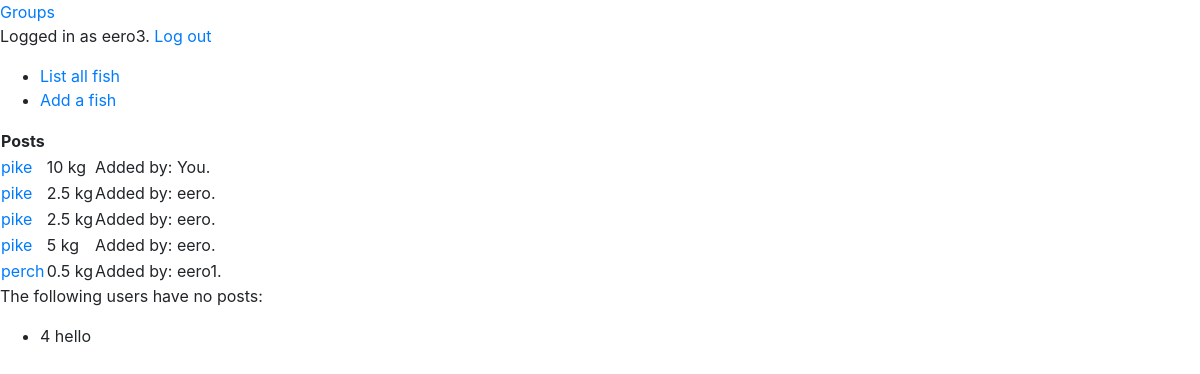
The page /fish (signed in) on the database its author committed.
### application/auth/models.py (models this page shows, shortened)
class User(Base):
    __tablename__ = "account"
    username = db.Column(db.String(144), unique=True, nullable=False)
    password = db.Column(db.String(144), nullable=False)
    groups = db.relationship('Group', secondary=groups, backref=db.backref('accounts', lazy=True))
    fish = db.relationship("Fish",backref='account',lazy=True)
    @staticmethod
    def find_users_with_no_posts():
        stmt = text("SELECT Account.id, Account.username FROM Account"
                     " LEFT JOIN Fish ON Fish.account_id = Account.id"
                     " WHERE (Fish.species IS null)")
        res = db.engine.execute(stmt)
        response = []
        for row in res:
            response.append({"id":row[0], "name":row[1]})
        return response

### application/fish/models.py (models this page shows, shortened)
class Fish(Base):
    species = db.Column(db.String(144), nullable=False)
    weight = db.Column(db.Numeric(precision=4, asdecimal=False, decimal_return_scale=None))
    image_file = db.Column(db.String(20))
    account_id = db.Column(db.Integer, db.ForeignKey('account.id'),
                            nullable=False)

### application/fish/views.py (the view)
@app.route("/fish", methods=["GET"])
def fish_index():
    f = Fish.query.all()
    no_posts = User.find_users_with_no_posts()
    return render_template("fish/list.html", fish=f, users=User.query.all(),no_posts=no_posts)

### application/__init__.py (called while the page is built)
@login_manager.user_loader
def load_user(user_id):
    return User.query.get(user_id)

### application/templates/fish/list.html
{% extends "layout.html" %}
{% block body %}
<table>
  <tr>
    <th>Posts</th>
  </tr>
  {% for fish in fish %}
  <tr>
    <td><a href="{{ url_for('fish_view', fish_id=fish.id) }}"> {{ fish.species }}</a></td>
    <td>{{ fish.weight }} kg</td>
  {% if current_user.id == fish.account_id %}
    <td>Added by: You.</td>
  {% endif %}
  {% for user in users %}
      {% if user.id == fish.account_id and current_user.id != fish.account_id %}
        <td>Added by: {{ user.username }}.</td>
      {% endif %}
  {% endfor %}
  </tr>
  {% endfor %}
</table>
{% if no_posts is defined %}
<p>
  The following users have no posts:
</p>
<ul>
  {% for user in no_posts %}
  <li>
    {{user.id}} {{user.name}}
  </li>
  {% endfor %}
</ul>
{% endif %}
{% endblock %}

### application/templates/layout.html (shortened to what this page needs)
<!DOCTYPE html>
<html>
<head>
  <link rel="stylesheet" href="https://maxcdn.bootstrapcdn.com/bootstrap/4.0.0/css/bootstrap.min.css">
</head>
<body>
  <a href="{{ url_for('group_index') }}">Groups</a>
  {% if current_user.is_authenticated %}
  <p>
  Logged in as {{ current_user.username }}. <a href="{{ url_for('auth_logout') }}">Log out</a>
  </p>
  {% else %}
  <a href="{{ url_for('auth_login') }}">Log in</a>
  <a href="{{ url_for('auth_signup') }}">Sign up</a>
  {% endif %}
  {% if not "group" in request.path %}
  <ul>
    <li><a href="{{ url_for('fish_index') }}">List all fish</a></li>
    <li><a href="{{ url_for('fish_new') }}">Add a fish</a></li>
  </ul>
  {% else %}
  <ul>
    <li><a href="{{ url_for('group_new') }}">Create new group</a></li>
    <li><a href="{{ url_for('fish_index') }}">Main page</a></li>
  </ul>
  {% endif %}
  {% block body %}{% endblock %}
</body>
</html>

### rows shown on the page
User: username "eero3"
Fish: species "pike", weight "10", shows "Added by: You."
Fish: species "pike", weight "2.5"
User: username "eero"
Fish: species "pike", weight "2.5"
Fish: species "pike", weight "5"
Fish: species "perch", weight "0.5"
User: username "eero1"
User: id "4", name "hello"
